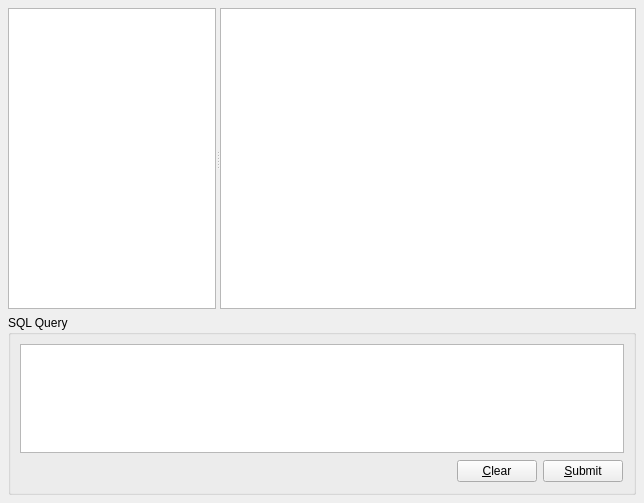
<?xml version="1.0" encoding="UTF-8"?>
<ui version="4.0">
 <class>Browser</class>
 <widget class="QWidget" name="Browser">
  <property name="geometry">
   <rect>
    <x>0</x>
    <y>0</y>
    <width>644</width>
    <height>503</height>
   </rect>
  </property>
  <property name="windowTitle">
   <string>Qt SQL Browser</string>
  </property>
  <layout class="QVBoxLayout">
   <property name="spacing">
    <number>6</number>
   </property>
   <property name="leftMargin">
    <number>8</number>
   </property>
   <property name="topMargin">
    <number>8</number>
   </property>
   <property name="rightMargin">
    <number>8</number>
   </property>
   <property name="bottomMargin">
    <number>8</number>
   </property>
   <item>
    <widget class="QSplitter" name="splitter_2">
     <property name="sizePolicy">
      <sizepolicy hsizetype="Expanding" vsizetype="Expanding">
       <horstretch>0</horstretch>
       <verstretch>0</verstretch>
      </sizepolicy>
     </property>
     <property name="orientation">
      <enum>Qt::Horizontal</enum>
     </property>
     <widget class="ConnectionWidget" name="connectionWidget">
      <property name="sizePolicy">
       <sizepolicy hsizetype="Ignored" vsizetype="Expanding">
        <horstretch>1</horstretch>
        <verstretch>0</verstretch>
       </sizepolicy>
      </property>
     </widget>
     <widget class="QTableView" name="table">
      <property name="sizePolicy">
       <sizepolicy hsizetype="Expanding" vsizetype="Expanding">
        <horstretch>2</horstretch>
        <verstretch>0</verstretch>
       </sizepolicy>
      </property>
      <property name="contextMenuPolicy">
       <enum>Qt::ActionsContextMenu</enum>
      </property>
      <property name="selectionBehavior">
       <enum>QAbstractItemView::SelectRows</enum>
      </property>
     </widget>
    </widget>
   </item>
   <item>
    <widget class="QGroupBox" name="groupBox">
     <property name="sizePolicy">
      <sizepolicy hsizetype="Preferred" vsizetype="MinimumExpanding">
       <horstretch>0</horstretch>
       <verstretch>0</verstretch>
      </sizepolicy>
     </property>
     <property name="maximumSize">
      <size>
       <width>16777215</width>
       <height>180</height>
      </size>
     </property>
     <property name="title">
      <string>SQL Query</string>
     </property>
     <layout class="QVBoxLayout">
      <property name="spacing">
       <number>6</number>
      </property>
      <property name="leftMargin">
       <number>9</number>
      </property>
      <property name="topMargin">
       <number>9</number>
      </property>
      <property name="rightMargin">
       <number>9</number>
      </property>
      <property name="bottomMargin">
       <number>9</number>
      </property>
      <item>
       <widget class="QTextEdit" name="sqlEdit">
        <property name="sizePolicy">
         <sizepolicy hsizetype="Expanding" vsizetype="MinimumExpanding">
          <horstretch>0</horstretch>
          <verstretch>0</verstretch>
         </sizepolicy>
        </property>
        <property name="minimumSize">
         <size>
          <width>0</width>
          <height>18</height>
         </size>
        </property>
        <property name="baseSize">
         <size>
          <width>0</width>
          <height>120</height>
         </size>
        </property>
       </widget>
      </item>
      <item>
       <layout class="QHBoxLayout">
        <property name="spacing">
         <number>6</number>
        </property>
        <property name="leftMargin">
         <number>1</number>
        </property>
        <property name="topMargin">
         <number>1</number>
        </property>
        <property name="rightMargin">
         <number>1</number>
        </property>
        <property name="bottomMargin">
         <number>1</number>
        </property>
        <item>
         <spacer>
          <property name="orientation">
           <enum>Qt::Horizontal</enum>
          </property>
          <property name="sizeHint" stdset="0">
           <size>
            <width>40</width>
            <height>20</height>
           </size>
          </property>
         </spacer>
        </item>
        <item>
         <widget class="QPushButton" name="clearButton">
          <property name="text">
           <string>&amp;Clear</string>
          </property>
         </widget>
        </item>
        <item>
         <widget class="QPushButton" name="submitButton">
          <property name="text">
           <string>&amp;Submit</string>
          </property>
         </widget>
        </item>
       </layout>
      </item>
     </layout>
    </widget>
   </item>
  </layout>
  <action name="insertRowAction">
   <property name="enabled">
    <bool>false</bool>
   </property>
   <property name="text">
    <string>&amp;Insert Row</string>
   </property>
   <property name="statusTip">
    <string>Inserts a new Row</string>
   </property>
  </action>
  <action name="deleteRowAction">
   <property name="enabled">
    <bool>false</bool>
   </property>
   <property name="text">
    <string>&amp;Delete Row</string>
   </property>
   <property name="statusTip">
    <string>Deletes the current Row</string>
   </property>
  </action>
  <action name="fieldStrategyAction">
   <property name="checkable">
    <bool>true</bool>
   </property>
   <property name="text">
    <string>Submit on &amp;Field Change</string>
   </property>
   <property name="toolTip">
    <string>Commit on Field Change</string>
   </property>
  </action>
  <action name="rowStrategyAction">
   <property name="checkable">
    <bool>true</bool>
   </property>
   <property name="text">
    <string>Submit on &amp;Row Change</string>
   </property>
   <property name="toolTip">
    <string>Commit on Row Change</string>
   </property>
  </action>
  <action name="manualStrategyAction">
   <property name="checkable">
    <bool>true</bool>
   </property>
   <property name="text">
    <string>Submit &amp;Manually</string>
   </property>
   <property name="toolTip">
    <string>Commit Manually</string>
   </property>
  </action>
  <action name="submitAction">
   <property name="text">
    <string>&amp;Submit All</string>
   </property>
   <property name="toolTip">
    <string>Submit Changes</string>
   </property>
  </action>
  <action name="revertAction">
   <property name="text">
    <string>&amp;Revert All</string>
   </property>
   <property name="toolTip">
    <string>Revert</string>
   </property>
  </action>
  <action name="selectAction">
   <property name="text">
    <string>S&amp;elect</string>
   </property>
   <property name="toolTip">
    <string>Refresh Data from Database</string>
   </property>
  </action>
 </widget>
 <customwidgets>
  <customwidget>
   <class>ConnectionWidget</class>
   <extends>QTreeView</extends>
   <header>connectionwidget.h</header>
  </customwidget>
 </customwidgets>
 <tabstops>
  <tabstop>sqlEdit</tabstop>
  <tabstop>clearButton</tabstop>
  <tabstop>submitButton</tabstop>
  <tabstop>connectionWidget</tabstop>
  <tabstop>table</tabstop>
 </tabstops>
 <resources/>
 <connections/>
</ui>
